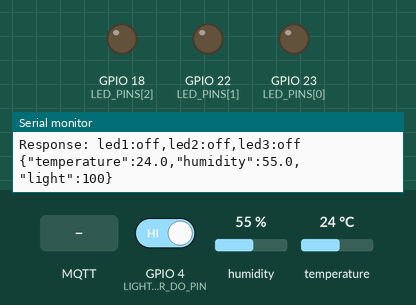
A sketch run on a simulated ESP32. On the bench: output pins drawn as LEDs (lit = HIGH), the last lines printed to the serial monitor. The test bench sets the inputs (shaded band); at power-on: GPIO 4 (LIGHT_SENSOR_DO_PIN) HIGH, humidity 55 %, temperature 24 °C. WiFi joins after 1.5 s; servers stay silent unless stated; no MQTT or app messages arrive unless stated.

Above: at 2.3 s.
2.4 s: MQTT message "all:on" arrives on the first subscribed topic
At 3.3 s:
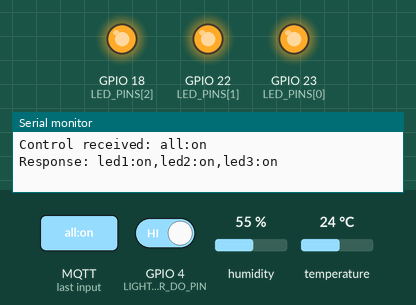
3.9 s: MQTT message "all:off" arrives on the first subscribed topic
At 4.4 s:
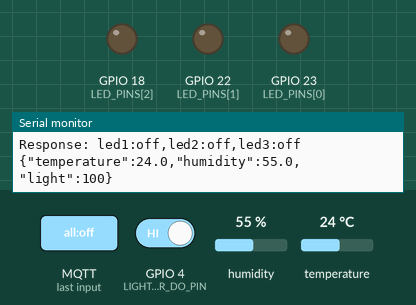
Timing chart, 0 to 6.9 s (numbered marks = the images above; inputs shaded):
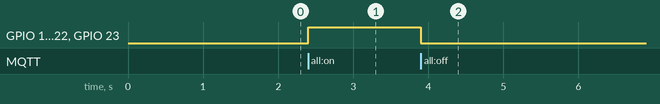

Measured:
- after the input at 2.4 s, GPIO 18 (LED_PINS[2]), GPIO 22 (LED_PINS[1]), GPIO 23 (LED_PINS[0]): LOW → HIGH at once
- after the input at 3.9 s, GPIO 18 (LED_PINS[2]), GPIO 22 (LED_PINS[1]), GPIO 23 (LED_PINS[0]): HIGH → LOW at once

The sketch:

IoT_Device.ino
```cpp
#include <WiFi.h>
#include <PubSubClient.h>
#include <DHT.h>
#include <WiFiClientSecure.h>

#define DHT_PIN 21
#define DHT_TYPE DHT11
#define LIGHT_SENSOR_DO_PIN 4
const uint8_t LED_PINS[] = {23, 22, 18};
const size_t LED_COUNT = sizeof(LED_PINS) / sizeof(LED_PINS[0]);

const char *wifiSsid = "Redmi Note 13 Pro 5G";
const char *wifiPassword = "********";
const char *mqttServer = "2a2b78e5fa66468b9ff212a02f7c991d.s1.eu.hivemq.cloud";
const int mqttPort = 8883;
const char *mqttUsername = "TranHaiLong";
const char *mqttPassword = "B23DCCN510";
const char *mqttClientId = "ESP32_Long247";

const char *mqttDataTopic = "esp32/iot/data";
const char *mqttControlTopic = "esp32/iot/control";
const char *mqttActionHistoryTopic = "esp32/iot/action-history";

WiFiClientSecure secureWifiClient;
PubSubClient mqttClient(secureWifiClient);
DHT dhtSensor(DHT_PIN, DHT_TYPE);

bool ledStates[LED_COUNT] = {};

void publishLedStatus()
{
  if (!mqttClient.connected()) return;
  String payload;
  for (size_t i = 0; i < LED_COUNT; i++)
  {
    if (i > 0) payload += ',';
    payload += "led" + String(i + 1) + ':' + (ledStates[i] ? "on" : "off");
  }
  mqttClient.publish(mqttActionHistoryTopic, payload.c_str());
  Serial.print("Response: ");
  Serial.println(payload);
}

void setLedState(size_t index, bool isOn)
{
  ledStates[index] = isOn;
  digitalWrite(LED_PINS[index], isOn ? HIGH : LOW);
}

void setAllLedStates(bool isOn)
{
  for (size_t i = 0; i < LED_COUNT; i++) setLedState(i, isOn);
}

bool handleMqttControl(String message)
{
  message.trim();
  message.toLowerCase();
  int start = 0;
  bool handled = false;

  while (start < message.length())
  {
    int end = message.indexOf(',', start);
    if (end < 0) end = message.length();
    String command = message.substring(start, end);
    command.trim();

    if (command == "all:on") { setAllLedStates(true); handled = true; }
    else if (command == "all:off") { setAllLedStates(false); handled = true; }
    else
    {
      int colon = command.indexOf(':');
      String ledName = colon < 0 ? "" : command.substring(0, colon);
      String requestedState = colon < 0 ? "" : command.substring(colon + 1);

      if (!ledName.startsWith("led") || (requestedState != "on" && requestedState != "off"))
      {
        mqttClient.publish(mqttActionHistoryTopic, "error: use all:on, all:off, or ledN:on/off");
        return false;
      }

      int ledNumber = ledName.substring(3).toInt();
      if (ledNumber < 1 || ledNumber > LED_COUNT)
      {
        mqttClient.publish(mqttActionHistoryTopic, "error: invalid LED number");
        return false;
      }

      setLedState(ledNumber - 1, requestedState == "on");
      handled = true;
    }
    start = end + 1;
  }
  return handled;
}

void mqttCallback(char *topic, byte *payload, unsigned int length)
{
  if (String(topic) != mqttControlTopic) return;

  String message;
  for (unsigned int i = 0; i < length; i++) message += (char)payload[i];
  Serial.print("Control received: ");
  Serial.println(message);

  if (handleMqttControl(message)) publishLedStatus();
}

void connectToMqtt()
{
  secureWifiClient.setInsecure();
  mqttClient.setServer(mqttServer, mqttPort);
  mqttClient.setCallback(mqttCallback);
  mqttClient.setKeepAlive(60);

  int attempts = 0;
  while (!mqttClient.connected() && attempts < 3)
  {
    Serial.print("Connecting to MQTT...");
    if (mqttClient.connect(mqttClientId, mqttUsername, mqttPassword))
    {
      Serial.println("Connected");
      mqttClient.subscribe(mqttControlTopic);
      Serial.print("Subscribed to ");
      Serial.println(mqttControlTopic);
      publishLedStatus();
    }
    else
    {
      Serial.print("Failed, rc=");
      Serial.println(mqttClient.state());
      attempts++;
      delay(2000);
    }
  }
}

void setup()
{
  Serial.begin(115200);
  dhtSensor.begin();
  pinMode(LIGHT_SENSOR_DO_PIN, INPUT);
  for (size_t i = 0; i < LED_COUNT; i++)
  {
    pinMode(LED_PINS[i], OUTPUT);
    setLedState(i, false);
  }

  WiFi.begin(wifiSsid, wifiPassword);
  Serial.println("WiFi is connecting in the background.");
  mqttClient.setServer(mqttServer, mqttPort);
}

void loop()
{
  if (WiFi.status() == WL_CONNECTED && !mqttClient.connected()) connectToMqtt();
  if (mqttClient.connected()) mqttClient.loop();

  static unsigned long lastWifiRetry = 0;
  if (WiFi.status() != WL_CONNECTED && millis() - lastWifiRetry >= 10000)
  {
    lastWifiRetry = millis();
    WiFi.disconnect();
    WiFi.begin(wifiSsid, wifiPassword);
  }

  static unsigned long lastSensorRead = 0;
  if (millis() - lastSensorRead < 2000) return;
  lastSensorRead = millis();

  float humidity = dhtSensor.readHumidity();
  float temperature = dhtSensor.readTemperature();
  int light = digitalRead(LIGHT_SENSOR_DO_PIN) == LOW ? 0 : 100;
  if (isnan(humidity) || isnan(temperature))
  {
    Serial.println("Sensor error");
    return;
  }

  char data[128];
  snprintf(data, sizeof(data), "{\"temperature\":%.1f,\"humidity\":%.1f,\"light\":%d}", temperature, humidity, light);
  Serial.println(data);
  if (mqttClient.connected()) mqttClient.publish(mqttDataTopic, data);
}
```
